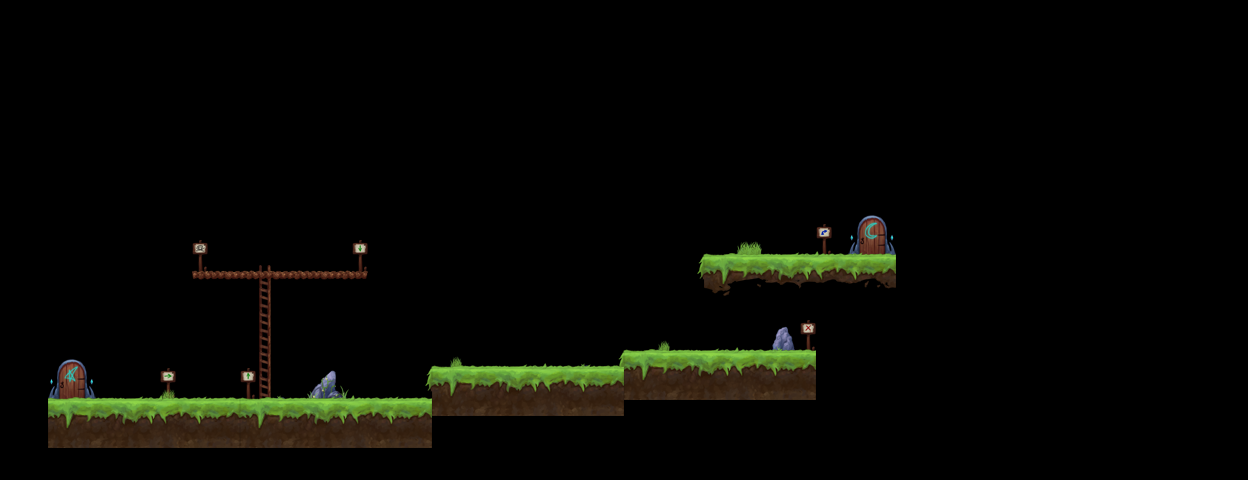

This is a level from a 2D game, rendered from its Tiled map with the project's own tilesets. A one-line summary and the map file follow, with tile-layer data summarised:
An orthogonal 78x30 tile map with 16x16 px tiles, 5 tile layers (props, Floor, background2, background, ...), 3 tilesets.

<map version="1.0" orientation="orthogonal" width="78" height="30" tilewidth="16" tileheight="16">
 <tileset firstgid="1" name="Peacesong_smallProps" tilewidth="16" tileheight="16">
  <image source="Peacesong_smallProps.png" width="208" height="128" />
 </tileset>
 <tileset firstgid="105" name="Peacesong_mediumProps" tilewidth="32" tileheight="32">
  <image source="Peacesong_mediumProps.png" width="96" height="64" />
 </tileset>
 <tileset firstgid="111" name="Peacesong_largeProps" tilewidth="48" tileheight="48">
  <image source="Peacesong_largeProps.png" width="384" height="96" />
 </tileset>
 <layer name="props" width="78" height="30">
  <data>[2340 cells, 11 non-empty, 7 distinct tile ids]</data>
 </layer>
 <layer name="Floor" width="78" height="30">
  <data>[2340 cells, 31 non-empty, 13 distinct tile ids]</data>
 </layer>
 <layer name="background2" width="78" height="30">
  <data>[2340 cells, 14 non-empty, 9 distinct tile ids]</data>
 </layer>
 <layer name="background" width="78" height="30">
  <data>[2340 cells, 14 non-empty, 9 distinct tile ids]</data>
 </layer>
 <layer name="floorcaps" width="78" height="30">
  <data>[2340 cells, 71 non-empty, 17 distinct tile ids]</data>
 </layer>
</map>
